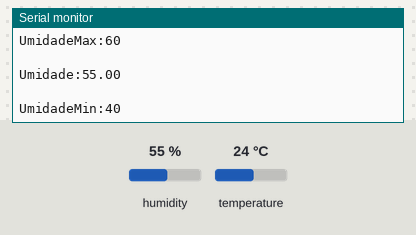
Bench run of a sketch on a simulated Arduino Uno, built with avr-gcc and run on an emulated ATmega328P. Shown: the last lines printed to the serial monitor. Inputs (shaded band) come from the test bench; at power-on: humidity 55 %, temperature 24 °C.

Above: at 2.8 s.
2.9 s: humidity set to 22 %
At 5.5 s:
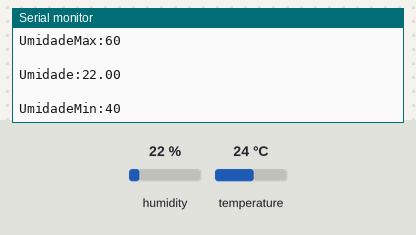
5.6 s: humidity set to 40 %
At 6.9 s:
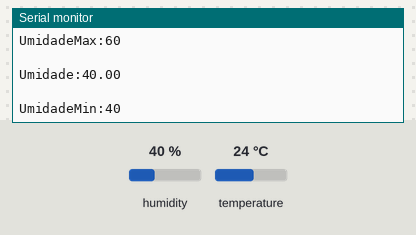
Timing chart, 0 to 8.6 s (numbered marks = the images above; inputs shaded):
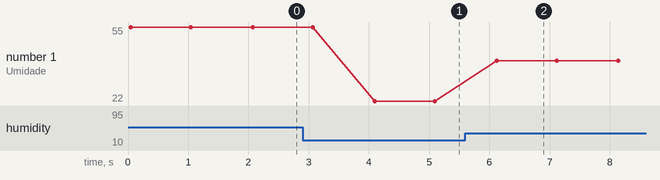

Measured:
- after the input at 2.9 s, the serial monitor: prints a new line after 1.2 s (image 1)
- after the input at 5.6 s, the serial monitor: prints a new line after 0.52 s (image 2)
- plotted number 1: 55 → 22 after the input at 2.9 s

The sketch:

Codigocomentado.ino
```cpp
#include "DHT.h"  //importa biblioteca
#define TIPO_SENSOR DHT11          // define tipo de sensor usado
const int PINO_SENSOR_DHT11 = A0;  //define o local de saida/entrada do sinal analogico

DHT sensorDHT(PINO_SENSOR_DHT11, TIPO_SENSOR);

void setup() {         //inicia configuração de porta de transmissão serial (bits por segundo)
  Serial.begin(9600);  //indica que a porta de transmissão serial pode funcionar e indica o seu valor de transferência em bits por segundo
  sensorDHT.begin();   //indica que o componente pode funcionar
}

void loop() {           //inicia definições das ações que ficarão em looping
  float umidade = sensorDHT.readHumidity();//define variavel que irá receber os valores de umidade do sensor

  if (isnan(umidade)) {         //inicia processo de validação onde as condições são, se umidade e temperatura não for numero
    Serial.println("Erro ao ler os dados do sensor");  //emite mensagem de erro para caso a validação seja true

  } else {
    //se validação for false, emite os textos a seguir:
    Serial.print("UmidadeMax:");
    Serial.println(60);
    Serial.println(" ");

    Serial.print("Umidade:");
    Serial.println(umidade);
    Serial.println(" ");

    Serial.print("UmidadeMin:");
    Serial.println(40);


    // Serial.print("%");

  }
  delay(1000);  //define intervalo em milesegundos (ms), entre um looping e outro

} 
```
